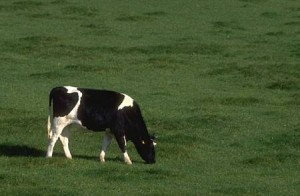
#> input picture Lab_5/cow.jpg, 300 x 196 px
$ jupyter execute Lab5.ipynb
#> lines starting #> are read from the running program, lines starting #| are printed output that depends on the picture
[cell 1]
import numpy as np
from PIL import Image
import matplotlib.pyplot as plt

Assignment 1

[cell 2]
class GMM:
    """A Gaussian Mixture Model implementation using the Expectation-Maximization algorithm.

    Attributes:
        K (int): Number of Gaussian components.
        max_iter (int): Maximum number of iterations for the EM algorithm.
        tol (float): Convergence tolerance for the log-likelihood.
        weights (ndarray): Mixture weights for each component.
        means (ndarray): Mean vectors for each component.
        covariances (ndarray): Covariance matrices for each component.
        responsibilities (ndarray): Posterior probabilities for each data point.
    """

    def __init__(self, n_components=2, max_iter=100, tol=1e-4):
        """Initialize the GMM with the given parameters.

        Args:
            n_components (int, optional): Number of Gaussian components. Defaults to 2.
            max_iter (int, optional): Maximum number of iterations. Defaults to 100.
            tol (float, optional): Convergence threshold. Defaults to 1e-4.
        """
        self.K = n_components
        self.max_iter = max_iter
        self.tol = tol
        self.weights = None
        self.means = None
        self.covariances = None
        self.responsibilities = None

    def _initialize_parameters(self, X):
        """Randomly initialize the model parameters.

        Args:
            X (ndarray): Input data of shape (n_samples, n_features).

        Initializes weights, means, and covariances with random values.
        """
        n_samples, n_features = X.shape
        rng = np.random.default_rng(42)

        self.weights = np.ones(self.K) / self.K
        self.means = X[rng.choice(n_samples, self.K, replace=False)]
        self.covariances = np.array([np.cov(X.T) for _ in range(self.K)])

    def _gaussian_pdf(self, X, mean, cov):
        """Compute the probability density function of a multivariate Gaussian.

        Args:
            X (ndarray): Input data of shape (n_samples, n_features).
            mean (ndarray): Mean vector of shape (n_features,).
            cov (ndarray): Covariance matrix of shape (n_features, n_features).

        Returns:
            ndarray: Probability densities for each sample.
        """
        n_features = X.shape[1]
        cov_det = np.linalg.det(cov)
        cov_inv = np.linalg.inv(cov)
        norm_const = 1 / np.sqrt((2 * np.pi) ** n_features * cov_det)

        diff = X - mean
        exponent = -0.5 * np.sum(diff @ cov_inv * diff, axis=1)
        return norm_const * np.exp(exponent)

    def _e_step(self, X):
        """Perform the Expectation step of the EM algorithm.

        Args:
            X (ndarray): Input data of shape (n_samples, n_features).

        Returns:
            ndarray: Responsibilities of shape (n_samples, n_components).
        """
        n_samples = X.shape[0]
        responsibilities = np.zeros((n_samples, self.K))

        for k in range(self.K):
            responsibilities[:, k] = self.weights[k] * self._gaussian_pdf(X, self.means[k], self.covariances[k])

        sum_responsibilities = np.sum(responsibilities, axis=1, keepdims=True)
        responsibilities /= sum_responsibilities
        return responsibilities

    def _m_step(self, X, responsibilities):
        """Perform the Maximization step of the EM algorithm.

        Args:
            X (ndarray): Input data of shape (n_samples, n_features).
            responsibilities (ndarray): Responsibilities from the E-step.

        Updates the model parameters (weights, means, covariances).
        """
        N_k = responsibilities.sum(axis=0)
        self.weights = N_k / X.shape[0]

        self.means = (responsibilities.T @ X) / N_k[:, np.newaxis]

        for k in range(self.K):
            diff = X - self.means[k]
            weighted_sum = (responsibilities[:, k][:, np.newaxis] * diff).T @ diff
            self.covariances[k] = weighted_sum / N_k[k]

    def fit(self, X):
        """Fit the GMM to the input data using the EM algorithm.

        Args:
            X (ndarray): Input data of shape (n_samples, n_features).

        Iteratively performs E-step and M-step until convergence or max_iter is reached.
        """
        self._initialize_parameters(X)
        log_likelihood_old = None

        for iteration in range(self.max_iter):
            responsibilities = self._e_step(X)
            self._m_step(X, responsibilities)

            likelihood = np.sum([
                self.weights[k] * self._gaussian_pdf(X, self.means[k], self.covariances[k])
                for k in range(self.K)
            ], axis=0)
            log_likelihood = np.sum(np.log(likelihood))

            if log_likelihood_old is not None and abs(log_likelihood - log_likelihood_old) < self.tol:
                break
            log_likelihood_old = log_likelihood

        self.responsibilities = responsibilities

    def predict(self, X):
        """Predict the cluster assignment for each sample.

        Args:
            X (ndarray): Input data of shape (n_samples, n_features).

        Returns:
            ndarray: Cluster labels for each sample.
        """
        responsibilities = self._e_step(X)
        return np.argmax(responsibilities, axis=1)

Assignment 2

[cell 3]
# Load the image
image_path = "cow.jpg"
image = Image.open(image_path).convert("RGB")
#> image is the input picture: PIL image 300x196 RGB; mean R, G, B 68, 84.9, 47.4
image_np = np.array(image)
h, w, c = image_np.shape
#> h = 196; w = 300; c = 3

# Reshape image to a 2D array of pixels (each pixel is a 3D RGB vector)
X = image_np.reshape(-1, 3).astype(np.float64)

# Apply GMM with 3 components (assume grass + 2 parts of cow)
gmm = GMM(n_components=3)
gmm.fit(X)
#> in _initialize_parameters, `self.means = X[rng.choice(n_samples, self.K, replace=False)]`: self.means = [[11, 11, 1], [65, 82, 38], [74, 92, 50]]
#> the loop in fit, `for iteration in range(self.max_iter):` made 67 passes
#> (N_k in _m_step, log_likelihood, log_likelihood_old) on passes 1 to 7: ([4247.4, 16901.1, 37651.5], -589036.5, -589036.5), ([4722.1, 18517.2, 35560.7], -581944.3, -581944.3), ([5232.7, 22583.9, 30983.5], -568183.7, -568183.7), ([5776.5, 30700.7, 22322.8], -553809.3, -553809.3), ([6266.6, 38901.5, 13632], -544979.7, -544979.7), ([6589.5, 43945.2, 8265.3], -541022.4, -541022.4), ([6727.8, 46689.4, 5382.8], -539094.2, -539094.2)

# Predict labels
labels = gmm.predict(X)

# Assume the background is the most common cluster
bg_label = np.bincount(labels).argmax()
mask = labels != bg_label

# Apply the mask to black out the background
result = X.copy()
result[~mask] = [0, 0, 0]  # set background pixels to black
result_image = result.reshape(h, w, 3).astype(np.uint8)
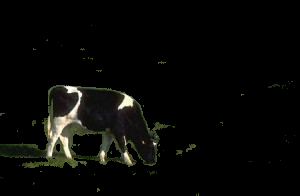
#> result_image: shape (196, 300, 3); mean of channels 0, 1, 2 8.4, 8.7, 6.6; drawn as R, G, B

# Display the original and the result
fig, axs = plt.subplots(1, 2, figsize=(12, 6))
axs[0].imshow(image_np)
axs[0].set_title("Original Image")
axs[0].axis("off")

axs[1].imshow(result_image)
axs[1].set_title("Background Removed")
axs[1].axis("off")

plt.tight_layout()
plt.show()
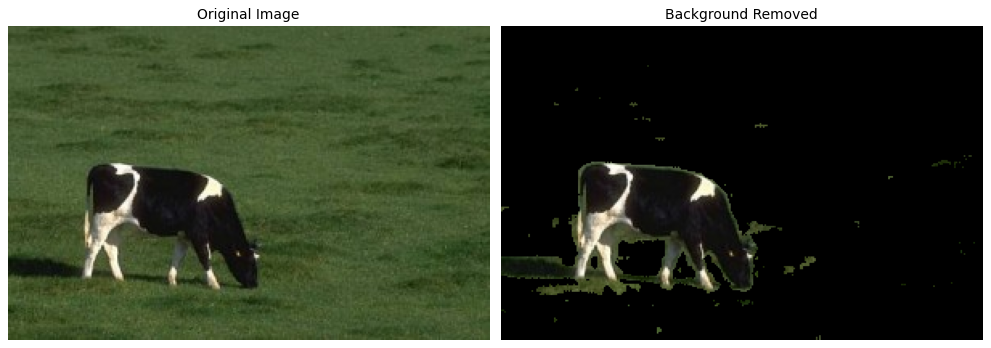
#> figure drawn by matplotlib, 2 panels
